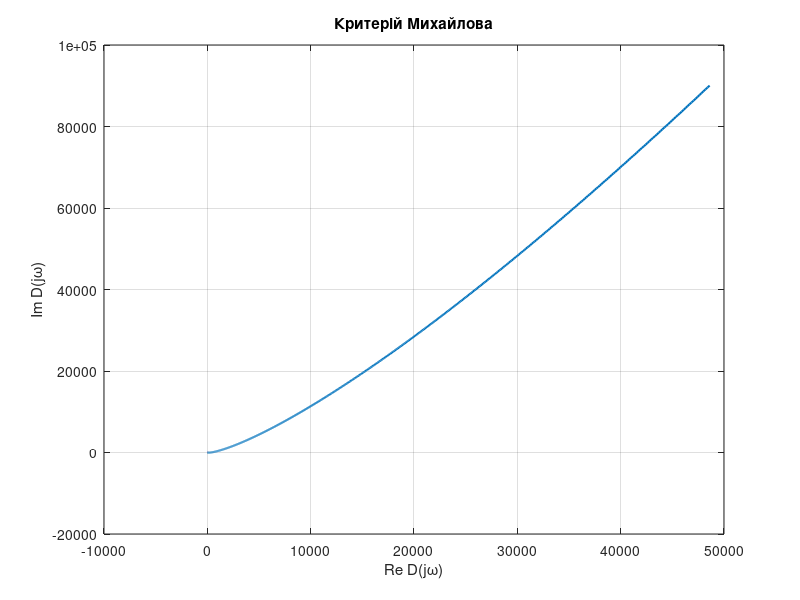
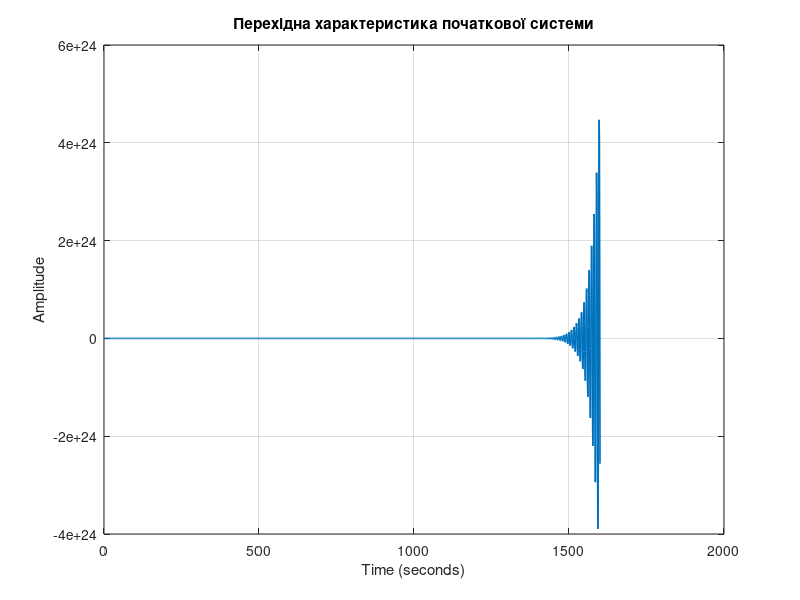
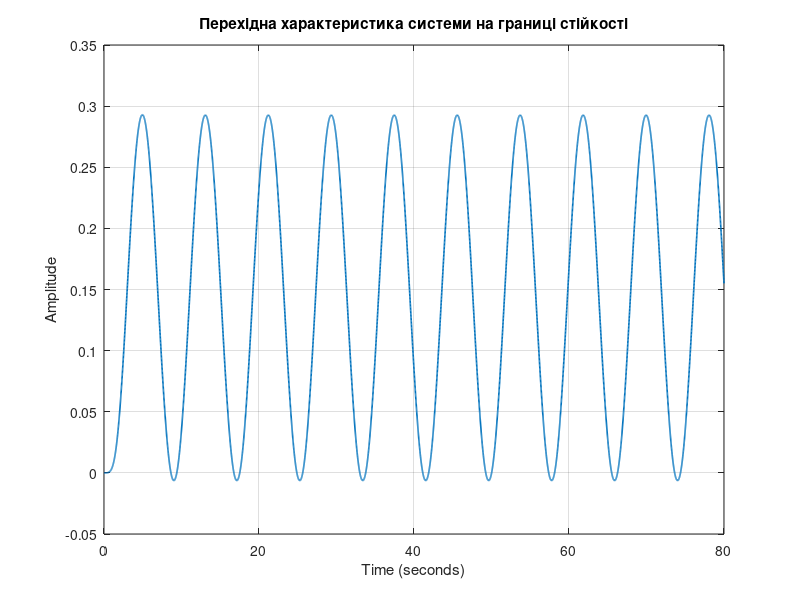

Recreate these plots in MATLAB, in order.
clc;
clear;
close all;

%% Початкове рівняння
a = [1 5 10 14 5 7];
sys = tf(1, a);

%% Нове рівняння на границі стійкості
a_new = [1 5.0735 10.3718 14.7119 5.8456 6.9842];
sys_new = tf(1, a_new);

%% Критерій Михайлова
w = 0:0.01:10;
jw = 1j*w;
D = polyval(a, jw);

figure;
plot(real(D), imag(D), 'LineWidth', 1.5);
grid on;
xlabel('Re D(j\omega)');
ylabel('Im D(j\omega)');
title('Критерій Михайлова');

%% Перехідна характеристика початкової системи
t1 = 0:1:1600;
[y1, t1] = step(sys, t1);

figure;
plot(t1, y1, 'LineWidth', 1.2);
grid on;
xlabel('Time (seconds)');
ylabel('Amplitude');
title('Перехідна характеристика початкової системи');

%% Перехідна характеристика системи на границі стійкості
t2 = 0:0.01:80;
[y2, t2] = step(sys_new, t2);

figure;
plot(t2, y2, 'LineWidth', 1.2);
grid on;
xlabel('Time (seconds)');
ylabel('Amplitude');
title('Перехідна характеристика системи на границі стійкості');
xlim([0 80]);
